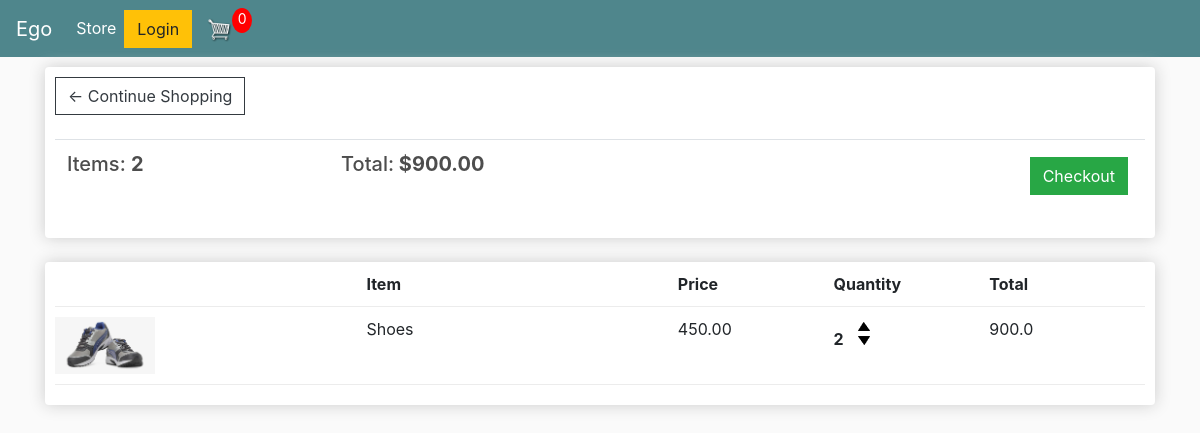
/cart/ (signed in), run on an earlier commit of the app's database.
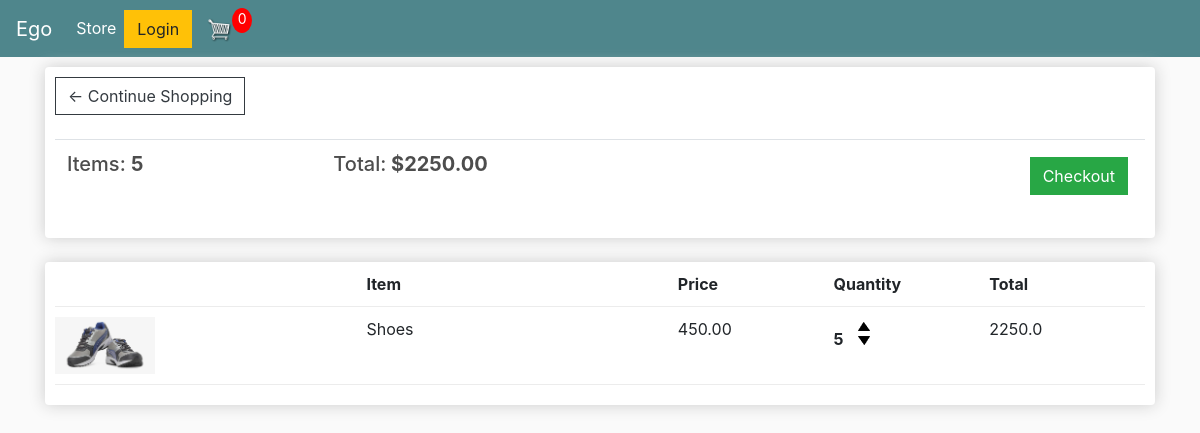
And on a later commit of the database.
### egoapp/models.py (models this page shows, shortened)
class Order(models.Model):
    customer = models.ForeignKey(Customer, on_delete=models.SET_NULL, null=True, blank=True)
    date_ordered = models.DateTimeField(auto_now_add=True)
    complete = models.BooleanField(default=False)
    transaction_id = models.CharField(max_length=500, null=True)
    @property
    def get_cart_total(self):
        orderitems = self.orderitem_set.all()
        total = sum([item.get_total for item in orderitems])
        return total
    @property
    def get_cart_items(self):
        orderitems = self.orderitem_set.all()
        total = sum([item.quantity for item in orderitems])
        return total

class OrderItem(models.Model):
    product = models.ForeignKey(Product, on_delete=models.SET_NULL, null=True)
    order = models.ForeignKey(Order, on_delete=models.SET_NULL, null=True)
    quantity = models.IntegerField(default=0, null=True, blank=True)
    date_added = models.DateTimeField(auto_now_add=True)
    @property
    def get_total(self):
        total = self.product.price * self.quantity
        return total

class Product(models.Model):
    name = models.CharField(max_length=450)
    price = models.FloatField()
    digital = models.BooleanField(default=False, null=True, blank=True)
    image = models.ImageField(null=True, blank=True)
    @property
    def imageURL(self):
        try:
            url = self.image.url
        except:
            url = ''
        return url

### egoapp/views.py (the view)
# urls.py: path("cart", views.cart, name="cart"),
def cart(request):
    if request.user.is_authenticated:
        customer = request.user.customer
        order, created = Order.objects.get_or_create(customer=customer, complete=False)
        items = order.orderitem_set.all()
    else:
        items = []
        order = {'get_cart_total': 0, 'get_cart_items':0}
    context = {'items': items,'order':order}
    return render(request, "store/cart.html", context)

### egoapp/templates/store/cart.html
{%extends 'store/main.html'%}
{% load static %}
{%block content%}
<div class="row">
    <div class="col-lg-12">
        <div class="box-element">
            <a class="btn btn-outline-dark" href="{% url 'store' %}">&#x2190; Continue Shopping</a>
            <br>
            <br>
            <table class="table">
                <tr>
                    <th><h5>Items: <strong>{{order.get_cart_items}}</strong></h5></th>
                    <th><h5>Total:<strong> ${{order.get_cart_total|floatformat:2}}</strong></h5></th>
                    <th>
                        <a style="float:right; margin:5px;" class="btn btn-success"
                           href="{% url 'checkout' %}">Checkout</a>
                    </th>
                </tr>
            </table>
        </div>
        <br>
        <div class="box-element">
            <div class="cart-row">
                <div style="flex:2"></div>
                <div style="flex:2"><strong>Item</strong></div>
                <div style="flex:1"><strong>Price</strong></div>
                <div style="flex:1"><strong>Quantity</strong></div>
                <div style="flex:1"><strong>Total</strong></div>
            </div>
            {% for item in items %}
            <div class="cart-row">
                <div style="flex:2"><img class="row-image" src="{{item.product.imageURL}}"></div>
                <div style="flex:2"><p>{{item.product.name}}</p></div>
                <div style="flex:1"><p>{{item.product.price|floatformat:2}}</p></div>
                <div style="flex:1">
                    <p class="quantity">{{item.quantity}}</p>
                    <div class="quantity">
                        <img class="chg-quantity" src="{% static  'images/arrow-up.png' %}">
                        <img class="chg-quantity" src="{% static  'images/arrow-down.png' %}">
                    </div>
                </div>
                <div style="flex:1"><p>{{item.get_total}}</p></div>
            </div>
            {% endfor %}
        </div>
    </div>
</div>
{%endblock content%}

### egoapp/templates/store/main.html (shortened to what this page needs)
<!DOCTYPE html>
{% load static%}
<html lang="en">
<head>
    <link rel="stylesheet" href="https://cdn.jsdelivr.net/npm/bootstrap@4.5.3/dist/css/bootstrap.min.css"
>
    <link rel="stylesheet" type="text/css" href="{%static 'css/main.css'%}">
</head>
<body>
<nav class="navbar navbar-expand-lg navbar-dark bg-dark">
  <a class="navbar-brand" href="{% url 'store' %}">Ego</a>
  <div class="collapse navbar-collapse" id="navbarSupportedContent">
    <ul class="navbar-nav mr-auto">
      <li class="nav-item active">
        <a class="nav-link" href="{% url 'store' %}">Store <span class="sr-only">(current)</span></a>
      </li>
        <div class="form-inline my-2 my-lg-0">
	     	<a href="#"class="btn btn-warning">Login</a>
	     	<a href="{% url 'cart' %}">
	    		<img  id="cart-icon" src="{% static 'images/cart.png' %}">
	    	</a>
	    	<p id="cart-total">0</p>
	    </div>
	  </div>
</nav>
<div class="container">
{%block content%}
{%endblock content%}
</div>
</body>
</html>

### static/css/main.css (style rules this page uses)
body { background-color: hsl(0, 0%, 98%); }
h1,h2,h3,h4,h5,h6 { color:hsl(0, 0%, 30%); }
.box-element { box-shadow:hsl(0, 0%, 80%) 0 0 16px; background-color: #fff; border-radius: 4px; padding: 10px; }
.bg-dark { background-color: #4f868c!important; }
#cart-icon { width:25px; display: inline-block; margin-left: 15px; }
#cart-total { display: block; text-align: center; color:#fff; background-color: red; width: 20px; height: 25px; border-radius: 50%; font-size: 14px; }
.col-lg-4, .col-lg-6, .col-lg-8, .col-lg-12 { margin-top: 10px; }
.btn { border-radius: 0; }
.row-image { width: 100px; }
.cart-row { display: flex; align-items: flex-stretch; padding-bottom: 10px; margin-bottom: 10px; border-bottom: 1px solid #ececec; }
.quantity { display: inline-block; font-weight: 700; padding-right:10px; }
.chg-quantity { width: 12px; cursor: pointer; display: block; margin-top: 5px; transition:.1s; }

What changed in the data, as far as the page shows it:
changed through a linked row, Order: get_cart_items "2" → "5"; get_cart_total "900.00" → "2250.00"
changed OrderItem "Shoes": quantity "2" → "5"; get_total "900.0" → "2250.0"
